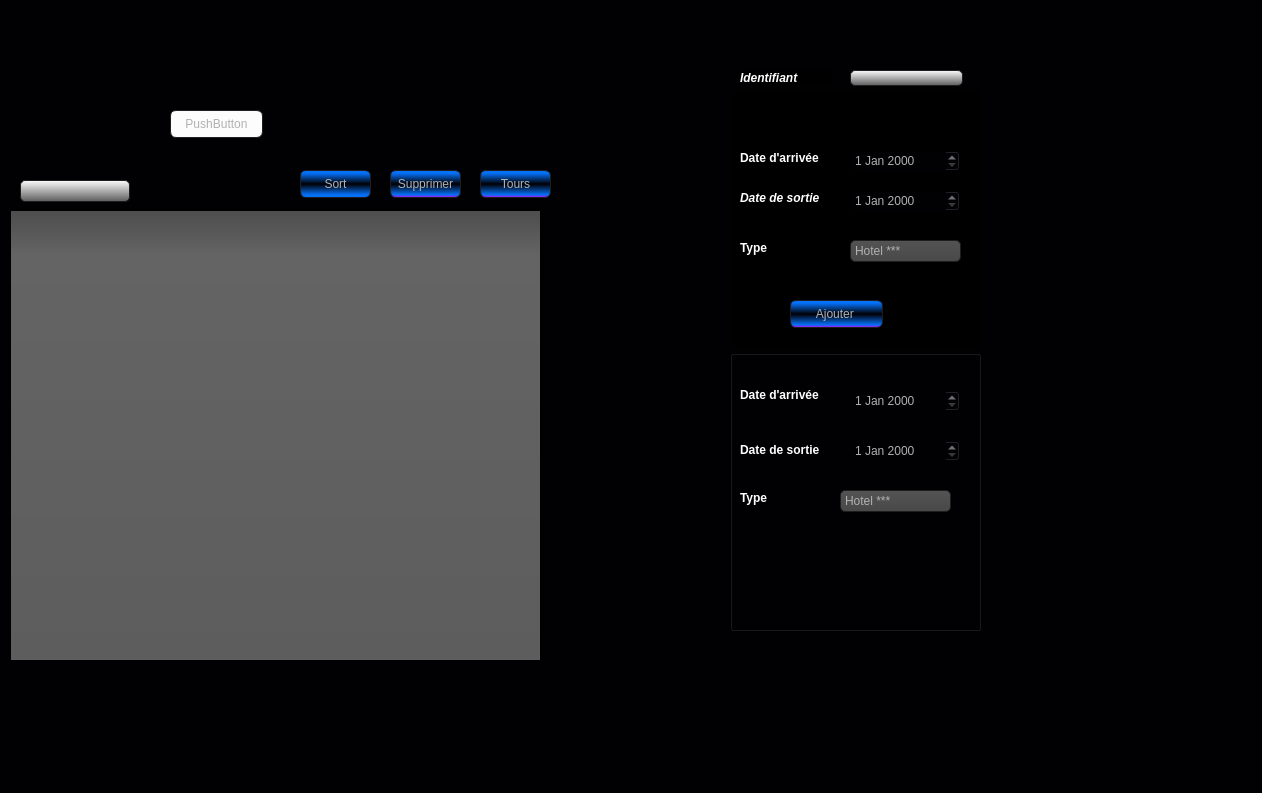
<?xml version="1.0" encoding="UTF-8"?>
<ui version="4.0">
 <class>Widget</class>
 <widget class="QWidget" name="Widget">
  <property name="geometry">
   <rect>
    <x>0</x>
    <y>0</y>
    <width>1262</width>
    <height>793</height>
   </rect>
  </property>
  <property name="sizePolicy">
   <sizepolicy hsizetype="Preferred" vsizetype="Expanding">
    <horstretch>0</horstretch>
    <verstretch>0</verstretch>
   </sizepolicy>
  </property>
  <property name="windowTitle">
   <string>Widget</string>
  </property>
  <property name="styleSheet">
   <string notr="true">QToolTip
{
     border: 1px solid black;
     background-color: #ffa02f;
     padding: 1px;
     border-radius: 3px;
     opacity: 100;
}

QWidget
{
    color: #b1b1b1;
    background-color: #010003;
}

QWidget:item:hover
{
    background-color: QLinearGradient( x1: 0, y1: 0, x2: 0, y2: 1, stop: 0 #ffa02f, stop: 1 #ca0619);
    color: #000000;
}

QWidget:item:selected
{
    background-color: QLinearGradient( x1: 0, y1: 0, x2: 0, y2: 1, stop: 0 #ffa02f, stop: 1 #d7801a);
}

QMenuBar::item
{
    background: transparent;
}

QMenuBar::item:selected
{
    background: transparent;
    border: 1px solid #ffaa00;
}

QMenuBar::item:pressed
{
    background: #444;
    border: 1px solid #000;
    background-color: QLinearGradient(
        x1:0, y1:0,
        x2:0, y2:1,
        stop:1 #212121,
        stop:0.4 #343434/*,
        stop:0.2 #343434,
        stop:0.1 #ffaa00*/
    );
    margin-bottom:-1px;
    padding-bottom:1px;
}

QMenu
{
    border: 1px solid #000;
}

QMenu::item
{
    padding: 2px 20px 2px 20px;
}

QMenu::item:selected
{
    color: #000000;
}

QWidget:disabled
{
    color: #404040;
    background-color: #323232;
}

QAbstractItemView
{
    background-color: QLinearGradient( x1: 0, y1: 0, x2: 0, y2: 1, stop: 0 #4d4d4d, stop: 0.1 #646464, stop: 1 #5d5d5d);
}

QWidget:focus
{
    /*border: 2px solid QLinearGradient( x1: 0, y1: 0, x2: 0, y2: 1, stop: 0 #ffa02f, stop: 1 #d7801a);*/
}

QLineEdit
{
    background-color: QLinearGradient( x1: 0, y1: 0, x2: 0, y2: 1, stop: 0 #fcfcfd, stop: 0 #fcfcfd, stop: 1 #5d5d5d);
    padding: 1px;
    border-style: solid;
    border: 1px solid #1e1e1e;
    border-radius: 5;
}

QPushButton
{
    color: #b1b1b1;
    background-color: QLinearGradient( x1: 0, y1: 0, x2: 0, y2: 1, stop: 0 #fcfcfd, stop: 0.1 #fcfcfd, stop: 0.5 #fcfcfd, stop: 0.9 #fcfcfd, stop: 1 #fcfcfd);
    border-width: 1px;
    border-color: #1e1e1e;
    border-style: solid;
    border-radius: 6;
    padding: 3px;
    font-size: 12px;
    padding-left: 5px;
    padding-right: 5px;
}

QPushButton:pressed
{
    background-color: QLinearGradient( x1: 0, y1: 0, x2: 0, y2: 1, stop: 0 #2d2d2d, stop: 0.1 #2b2b2b, stop: 0.5 #292929, stop: 0.9 #282828, stop: 1 #252525);
}

QComboBox
{
    selection-background-color: #ffaa00;
    background-color: QLinearGradient( x1: 0, y1: 0, x2: 0, y2: 1, stop: 0 #565656, stop: 0.1 #525252, stop: 0.5 #4e4e4e, stop: 0.9 #4a4a4a, stop: 1 #464646);
    border-style: solid;
    border: 1px solid #1e1e1e;
    border-radius: 5;
}

QComboBox:hover,QPushButton:hover
{
    border: 2px solid QLinearGradient( x1: 0, y1: 0, x2: 0, y2: 1, stop: 0 #ffa02f, stop: 1 #d7801a);
}


QComboBox:on
{
    padding-top: 3px;
    padding-left: 4px;
    background-color: QLinearGradient( x1: 0, y1: 0, x2: 0, y2: 1, stop: 0 #2d2d2d, stop: 0.1 #2b2b2b, stop: 0.5 #292929, stop: 0.9 #282828, stop: 1 #252525);
    selection-background-color: #ffaa00;
}

QComboBox QAbstractItemView
{
    border: 2px solid darkgray;
    selection-background-color: QLinearGradient( x1: 0, y1: 0, x2: 0, y2: 1, stop: 0 #ffa02f, stop: 1 #d7801a);
}

QComboBox::drop-down
{
     subcontrol-origin: padding;
     subcontrol-position: top right;
     width: 15px;

     border-left-width: 0px;
     border-left-color: darkgray;
     border-left-style: solid; /* just a single line */
     border-top-right-radius: 3px; /* same radius as the QComboBox */
     border-bottom-right-radius: 3px;
 }

QComboBox::down-arrow
{
     image: url(:/down_arrow.png);
}

QGroupBox:focus
{
border: 2px solid QLinearGradient( x1: 0, y1: 0, x2: 0, y2: 1, stop: 0 #ffa02f, stop: 1 #d7801a);
}

QTextEdit:focus
{
    border: 2px solid QLinearGradient( x1: 0, y1: 0, x2: 0, y2: 1, stop: 0 #ffa02f, stop: 1 #d7801a);
}

QScrollBar:horizontal {
     border: 1px solid #222222;
     background: QLinearGradient( x1: 0, y1: 0, x2: 0, y2: 1, stop: 0.0 #121212, stop: 0.2 #282828, stop: 1 #484848);
     height: 7px;
     margin: 0px 16px 0 16px;
}

QScrollBar::handle:horizontal
{
      background: QLinearGradient( x1: 0, y1: 0, x2: 1, y2: 0, stop: 0 #ffa02f, stop: 0.5 #d7801a, stop: 1 #ffa02f);
      min-height: 20px;
      border-radius: 2px;
}

QScrollBar::add-line:horizontal {
      border: 1px solid #1b1b19;
      border-radius: 2px;
      background: QLinearGradient( x1: 0, y1: 0, x2: 1, y2: 0, stop: 0 #ffa02f, stop: 1 #d7801a);
      width: 14px;
      subcontrol-position: right;
      subcontrol-origin: margin;
}

QScrollBar::sub-line:horizontal {
      border: 1px solid #1b1b19;
      border-radius: 2px;
      background: QLinearGradient( x1: 0, y1: 0, x2: 1, y2: 0, stop: 0 #ffa02f, stop: 1 #d7801a);
      width: 14px;
     subcontrol-position: left;
     subcontrol-origin: margin;
}

QScrollBar::right-arrow:horizontal, QScrollBar::left-arrow:horizontal
{
      border: 1px solid black;
      width: 1px;
      height: 1px;
      background: white;
}

QScrollBar::add-page:horizontal, QScrollBar::sub-page:horizontal
{
      background: none;
}

QScrollBar:vertical
{
      background: QLinearGradient( x1: 0, y1: 0, x2: 1, y2: 0, stop: 0.0 #121212, stop: 0.2 #282828, stop: 1 #484848);
      width: 7px;
      margin: 16px 0 16px 0;
      border: 1px solid #222222;
}

QScrollBar::handle:vertical
{
      background: QLinearGradient( x1: 0, y1: 0, x2: 0, y2: 1, stop: 0 #ffa02f, stop: 0.5 #d7801a, stop: 1 #ffa02f);
      min-height: 20px;
      border-radius: 2px;
}

QScrollBar::add-line:vertical
{
      border: 1px solid #1b1b19;
      border-radius: 2px;
      background: QLinearGradient( x1: 0, y1: 0, x2: 0, y2: 1, stop: 0 #ffa02f, stop: 1 #d7801a);
      height: 14px;
      subcontrol-position: bottom;
      subcontrol-origin: margin;
}

QScrollBar::sub-line:vertical
{
      border: 1px solid #1b1b19;
      border-radius: 2px;
      background: QLinearGradient( x1: 0, y1: 0, x2: 0, y2: 1, stop: 0 #d7801a, stop: 1 #ffa02f);
      height: 14px;
      subcontrol-position: top;
      subcontrol-origin: margin;
}

QScrollBar::up-arrow:vertical, QScrollBar::down-arrow:vertical
{
      border: 1px solid black;
      width: 1px;
      height: 1px;
      background: white;
}


QScrollBar::add-page:vertical, QScrollBar::sub-page:vertical
{
      background: none;
}

QTextEdit
{
    background-color: #242424;
}

QPlainTextEdit
{
    background-color: #242424;
}

QHeaderView::section
{
    background-color: QLinearGradient(x1:0, y1:0, x2:0, y2:1, stop:0 #616161, stop: 0.5 #505050, stop: 0.6 #434343, stop:1 #656565);
    color: white;
    padding-left: 4px;
    border: 1px solid #6c6c6c;
}

QCheckBox:disabled
{
color: #414141;
}

QDockWidget::title
{
    text-align: center;
    spacing: 3px; /* spacing between items in the tool bar */
    background-color: QLinearGradient(x1:0, y1:0, x2:0, y2:1, stop:0 #323232, stop: 0.5 #242424, stop:1 #323232);
}

QDockWidget::close-button, QDockWidget::float-button
{
    text-align: center;
    spacing: 1px; /* spacing between items in the tool bar */
    background-color: QLinearGradient(x1:0, y1:0, x2:0, y2:1, stop:0 #323232, stop: 0.5 #242424, stop:1 #323232);
}

QDockWidget::close-button:hover, QDockWidget::float-button:hover
{
    background: #242424;
}

QDockWidget::close-button:pressed, QDockWidget::float-button:pressed
{
    padding: 1px -1px -1px 1px;
}

QMainWindow::separator
{
    background-color: QLinearGradient(x1:0, y1:0, x2:0, y2:1, stop:0 #161616, stop: 0.5 #151515, stop: 0.6 #212121, stop:1 #343434);
    color: white;
    padding-left: 4px;
    border: 1px solid #4c4c4c;
    spacing: 3px; /* spacing between items in the tool bar */
}

QMainWindow::separator:hover
{

    background-color: QLinearGradient(x1:0, y1:0, x2:0, y2:1, stop:0 #d7801a, stop:0.5 #b56c17 stop:1 #ffa02f);
    color: white;
    padding-left: 4px;
    border: 1px solid #6c6c6c;
    spacing: 3px; /* spacing between items in the tool bar */
}

QToolBar::handle
{
     spacing: 3px; /* spacing between items in the tool bar */
     background: url(:/images/handle.png);
}

QMenu::separator
{
    height: 2px;
    background-color: QLinearGradient(x1:0, y1:0, x2:0, y2:1, stop:0 #161616, stop: 0.5 #151515, stop: 0.6 #212121, stop:1 #343434);
    color: white;
    padding-left: 4px;
    margin-left: 10px;
    margin-right: 5px;
}

QProgressBar
{
    border: 2px solid grey;
    border-radius: 5px;
    text-align: center;
}

QProgressBar::chunk
{
    background-color: #d7801a;
    width: 2.15px;
    margin: 0.5px;
}

QTabBar::tab {
    color: #b1b1b1;
    border: 1px solid #444;
    border-bottom-style: none;
    background-color: #323232;
    padding-left: 10px;
    padding-right: 10px;
    padding-top: 3px;
    padding-bottom: 2px;
    margin-right: -1px;
}

QTabWidget::pane {
    border: 1px solid #444;
    top: 1px;
}

QTabBar::tab:last
{
    margin-right: 0; /* the last selected tab has nothing to overlap with on the right */
    border-top-right-radius: 3px;
}

QTabBar::tab:first:!selected
{
 margin-left: 0px; /* the last selected tab has nothing to overlap with on the right */


    border-top-left-radius: 3px;
}

QTabBar::tab:!selected
{
    color: #b1b1b1;
    border-bottom-style: solid;
    margin-top: 3px;
    background-color: QLinearGradient(x1:0, y1:0, x2:0, y2:1, stop:1 #212121, stop:.4 #343434);
}

QTabBar::tab:selected
{
    border-top-left-radius: 3px;
    border-top-right-radius: 3px;
    margin-bottom: 0px;
}

QTabBar::tab:!selected:hover
{
    /*border-top: 2px solid #ffaa00;
    padding-bottom: 3px;*/
    border-top-left-radius: 3px;
    border-top-right-radius: 3px;
    background-color: QLinearGradient(x1:0, y1:0, x2:0, y2:1, stop:1 #212121, stop:0.4 #343434, stop:0.2 #343434, stop:0.1 #ffaa00);
}

QRadioButton::indicator:checked, QRadioButton::indicator:unchecked{
    color: #b1b1b1;
    background-color: #323232;
    border: 1px solid #b1b1b1;
    border-radius: 6px;
}

QRadioButton::indicator:checked
{
    background-color: qradialgradient(
        cx: 0.5, cy: 0.5,
        fx: 0.5, fy: 0.5,
        radius: 1.0,
        stop: 0.25 #ffaa00,
        stop: 0.3 #323232
    );
}

QCheckBox::indicator{
    color: #b1b1b1;
    background-color: #323232;
    border: 1px solid #b1b1b1;
    width: 9px;
    height: 9px;
}

QRadioButton::indicator
{
    border-radius: 6px;
}

QRadioButton::indicator:hover, QCheckBox::indicator:hover
{
    border: 1px solid #ffaa00;
}

QCheckBox::indicator:checked
{
    image:url(:/images/checkbox.png);
}

QCheckBox::indicator:disabled, QRadioButton::indicator:disabled
{
    border: 1px solid #444;
}</string>
  </property>
  <widget class="QLineEdit" name="lineEdit">
   <property name="geometry">
    <rect>
     <x>20</x>
     <y>180</y>
     <width>110</width>
     <height>22</height>
    </rect>
   </property>
   <property name="sizePolicy">
    <sizepolicy hsizetype="Expanding" vsizetype="Fixed">
     <horstretch>0</horstretch>
     <verstretch>0</verstretch>
    </sizepolicy>
   </property>
   <property name="font">
    <font>
     <family>Rockwell Extra Bold</family>
     <weight>75</weight>
     <bold>true</bold>
     <underline>true</underline>
    </font>
   </property>
   <property name="cursor">
    <cursorShape>ArrowCursor</cursorShape>
   </property>
   <property name="mouseTracking">
    <bool>false</bool>
   </property>
   <property name="contextMenuPolicy">
    <enum>Qt::NoContextMenu</enum>
   </property>
   <property name="layoutDirection">
    <enum>Qt::RightToLeft</enum>
   </property>
   <property name="styleSheet">
    <string notr="true"/>
   </property>
   <property name="echoMode">
    <enum>QLineEdit::Normal</enum>
   </property>
  </widget>
  <widget class="QPushButton" name="pushButton_delete">
   <property name="geometry">
    <rect>
     <x>390</x>
     <y>170</y>
     <width>71</width>
     <height>28</height>
    </rect>
   </property>
   <property name="sizePolicy">
    <sizepolicy hsizetype="Minimum" vsizetype="Fixed">
     <horstretch>0</horstretch>
     <verstretch>0</verstretch>
    </sizepolicy>
   </property>
   <property name="styleSheet">
    <string notr="true">QPushButton
{
    color: #b1b1b1;
    background-color: QLinearGradient( x1: 0, y1: 0, x2: 0, y2: 1, stop: 0 #0471f8, stop: 0.1 #0471f8, stop: 0.5 #020002, stop: 0.9 #0471f8, stop: 1 #c605f6);
    border-width: 1px;
    border-color: #1e1e1e;
    border-style: solid;
    border-radius: 6;
    padding: 3px;
    font-size: 12px;
    padding-left: 5px;
    padding-right: 5px;
}

QPushButton:pressed
{
    background-color: QLinearGradient( x1: 0, y1: 0, x2: 0, y2: 1, stop: 0 #2d2d2d, stop: 0.1 #2b2b2b, stop: 0.5 #292929, stop: 0.9 #282828, stop: 1 #fc5f01);
}</string>
   </property>
   <property name="text">
    <string>Supprimer</string>
   </property>
  </widget>
  <widget class="QTableWidget" name="id_type">
   <property name="geometry">
    <rect>
     <x>730</x>
     <y>90</y>
     <width>251</width>
     <height>541</height>
    </rect>
   </property>
   <property name="styleSheet">
    <string notr="true">background :#000000</string>
   </property>
  </widget>
  <widget class="QLineEdit" name="id">
   <property name="geometry">
    <rect>
     <x>850</x>
     <y>70</y>
     <width>113</width>
     <height>16</height>
    </rect>
   </property>
   <property name="styleSheet">
    <string notr="true"/>
   </property>
  </widget>
  <widget class="QPushButton" name="pushButton_2">
   <property name="geometry">
    <rect>
     <x>790</x>
     <y>300</y>
     <width>93</width>
     <height>28</height>
    </rect>
   </property>
   <property name="styleSheet">
    <string notr="true">QPushButton
{
    color: #b1b1b1;
    background-color: QLinearGradient( x1: 0, y1: 0, x2: 0, y2: 1, stop: 0 #0471f8, stop: 0.1 #0471f8, stop: 0.5 #020002, stop: 0.9 #0471f8, stop: 1 #c605f6);
    border-width: 1px;
    border-color: #1e1e1e;
    border-style: solid;
    border-radius: 6;
    padding: 3px;
    font-size: 12px;
    padding-left: 5px;
    padding-right: 5px;
}

QPushButton:pressed
{
    background-color: QLinearGradient( x1: 0, y1: 0, x2: 0, y2: 1, stop: 0 #2d2d2d, stop: 0.1 #2b2b2b, stop: 0.5 #292929, stop: 0.9 #282828, stop: 1 #fc5f01);
}</string>
   </property>
   <property name="text">
    <string>Ajouter </string>
   </property>
  </widget>
  <widget class="QGroupBox" name="groupBox">
   <property name="geometry">
    <rect>
     <x>730</x>
     <y>350</y>
     <width>251</width>
     <height>281</height>
    </rect>
   </property>
   <property name="styleSheet">
    <string notr="true"/>
   </property>
   <property name="title">
    <string/>
   </property>
   <widget class="QDateEdit" name="date_arriv_md">
    <property name="geometry">
     <rect>
      <x>120</x>
      <y>40</y>
      <width>110</width>
      <height>22</height>
     </rect>
    </property>
   </widget>
   <widget class="QDateEdit" name="date_sort_md">
    <property name="geometry">
     <rect>
      <x>120</x>
      <y>90</y>
      <width>110</width>
      <height>22</height>
     </rect>
    </property>
   </widget>
   <widget class="QComboBox" name="comboBox_2">
    <property name="geometry">
     <rect>
      <x>110</x>
      <y>140</y>
      <width>111</width>
      <height>22</height>
     </rect>
    </property>
    <item>
     <property name="text">
      <string>Hotel ***</string>
     </property>
    </item>
    <item>
     <property name="text">
      <string>Hotel ****</string>
     </property>
    </item>
    <item>
     <property name="text">
      <string>Hotel *****</string>
     </property>
    </item>
    <item>
     <property name="text">
      <string>Maison d hote</string>
     </property>
    </item>
   </widget>
   <widget class="QLabel" name="label_5">
    <property name="geometry">
     <rect>
      <x>10</x>
      <y>35</y>
      <width>101</width>
      <height>21</height>
     </rect>
    </property>
    <property name="text">
     <string>&lt;html&gt;&lt;head/&gt;&lt;body&gt;&lt;p&gt;&lt;span style=&quot; font-weight:600; color:#ffffff;&quot;&gt;Date d'arrivée&lt;/span&gt;&lt;/p&gt;&lt;/body&gt;&lt;/html&gt;</string>
    </property>
   </widget>
   <widget class="QLabel" name="label_6">
    <property name="geometry">
     <rect>
      <x>10</x>
      <y>90</y>
      <width>101</width>
      <height>21</height>
     </rect>
    </property>
    <property name="text">
     <string>&lt;html&gt;&lt;head/&gt;&lt;body&gt;&lt;p&gt;&lt;span style=&quot; font-weight:600; color:#ffffff;&quot;&gt;Date de sortie&lt;/span&gt;&lt;/p&gt;&lt;/body&gt;&lt;/html&gt;</string>
    </property>
   </widget>
   <widget class="QLabel" name="label_7">
    <property name="geometry">
     <rect>
      <x>10</x>
      <y>140</y>
      <width>55</width>
      <height>16</height>
     </rect>
    </property>
    <property name="styleSheet">
     <string notr="true"/>
    </property>
    <property name="text">
     <string>&lt;html&gt;&lt;head/&gt;&lt;body&gt;&lt;p&gt;&lt;span style=&quot; font-weight:600; color:#ffffff;&quot;&gt;Type&lt;/span&gt;&lt;/p&gt;&lt;/body&gt;&lt;/html&gt;</string>
    </property>
   </widget>
   <zorder>label_5</zorder>
   <zorder>label_6</zorder>
   <zorder>label_7</zorder>
   <zorder>comboBox_2</zorder>
   <zorder>date_sort_md</zorder>
   <zorder>date_arriv_md</zorder>
  </widget>
  <widget class="QDateEdit" name="date_arriv">
   <property name="geometry">
    <rect>
     <x>850</x>
     <y>150</y>
     <width>110</width>
     <height>22</height>
    </rect>
   </property>
  </widget>
  <widget class="QDateEdit" name="date_sort">
   <property name="geometry">
    <rect>
     <x>850</x>
     <y>190</y>
     <width>110</width>
     <height>22</height>
    </rect>
   </property>
  </widget>
  <widget class="QComboBox" name="type_id">
   <property name="geometry">
    <rect>
     <x>850</x>
     <y>240</y>
     <width>111</width>
     <height>22</height>
    </rect>
   </property>
   <item>
    <property name="text">
     <string>Hotel ***</string>
    </property>
   </item>
   <item>
    <property name="text">
     <string>Hotel ****</string>
    </property>
   </item>
   <item>
    <property name="text">
     <string>Hotel *****</string>
    </property>
   </item>
   <item>
    <property name="text">
     <string>Maison d hote</string>
    </property>
   </item>
  </widget>
  <widget class="QTableView" name="tableView">
   <property name="geometry">
    <rect>
     <x>10</x>
     <y>210</y>
     <width>531</width>
     <height>451</height>
    </rect>
   </property>
  </widget>
  <widget class="QPushButton" name="trier">
   <property name="geometry">
    <rect>
     <x>300</x>
     <y>170</y>
     <width>71</width>
     <height>28</height>
    </rect>
   </property>
   <property name="styleSheet">
    <string notr="true">
QPushButton
{
    color: #b1b1b1;
    background-color: QLinearGradient( x1: 0, y1: 0, x2: 0, y2: 1, stop: 0 #0471f8, stop: 0.1 #0471f8, stop: 0.5 #020002, stop: 0.9 #0471f8, stop: 1 #0471f8);
    border-width: 1px;
    border-color: #1e1e1e;
    border-style: solid;
    border-radius: 6;
    padding: 3px;
    font-size: 12px;
    padding-left: 5px;
    padding-right: 5px;
}

QPushButton:pressed
{
    background-color: QLinearGradient( x1: 0, y1: 0, x2: 0, y2: 1, stop: 0 #2d2d2d, stop: 0.1 #2b2b2b, stop: 0.5 #292929, stop: 0.9 #282828, stop: 1 #fc5f01);
}</string>
   </property>
   <property name="text">
    <string>Sort</string>
   </property>
  </widget>
  <widget class="QLabel" name="label">
   <property name="geometry">
    <rect>
     <x>740</x>
     <y>70</y>
     <width>91</width>
     <height>16</height>
    </rect>
   </property>
   <property name="styleSheet">
    <string notr="true">background : #000000</string>
   </property>
   <property name="text">
    <string>&lt;html&gt;&lt;head/&gt;&lt;body&gt;&lt;p&gt;&lt;span style=&quot; font-weight:600; font-style:italic; color:#ffffff;&quot;&gt;Identifiant&lt;/span&gt;&lt;/p&gt;&lt;/body&gt;&lt;/html&gt;</string>
   </property>
  </widget>
  <widget class="QLabel" name="label_2">
   <property name="geometry">
    <rect>
     <x>740</x>
     <y>150</y>
     <width>101</width>
     <height>16</height>
    </rect>
   </property>
   <property name="styleSheet">
    <string notr="true">background : #000000</string>
   </property>
   <property name="text">
    <string>&lt;html&gt;&lt;head/&gt;&lt;body&gt;&lt;p&gt;&lt;span style=&quot; font-weight:600; color:#ffffff;&quot;&gt;Date d'arrivée&lt;/span&gt;&lt;/p&gt;&lt;/body&gt;&lt;/html&gt;</string>
   </property>
  </widget>
  <widget class="QLabel" name="label_3">
   <property name="geometry">
    <rect>
     <x>740</x>
     <y>190</y>
     <width>101</width>
     <height>16</height>
    </rect>
   </property>
   <property name="styleSheet">
    <string notr="true">background : #000000</string>
   </property>
   <property name="text">
    <string>&lt;html&gt;&lt;head/&gt;&lt;body&gt;&lt;p&gt;&lt;span style=&quot; font-weight:600; font-style:italic; color:#ffffff;&quot;&gt;Date de sortie&lt;/span&gt;&lt;/p&gt;&lt;/body&gt;&lt;/html&gt;</string>
   </property>
  </widget>
  <widget class="QLabel" name="label_4">
   <property name="geometry">
    <rect>
     <x>740</x>
     <y>240</y>
     <width>71</width>
     <height>16</height>
    </rect>
   </property>
   <property name="styleSheet">
    <string notr="true">background : #000000</string>
   </property>
   <property name="text">
    <string>&lt;html&gt;&lt;head/&gt;&lt;body&gt;&lt;p&gt;&lt;span style=&quot; font-weight:600; color:#ffffff;&quot;&gt;Type&lt;/span&gt;&lt;/p&gt;&lt;/body&gt;&lt;/html&gt;</string>
   </property>
  </widget>
  <widget class="QPushButton" name="pass">
   <property name="geometry">
    <rect>
     <x>480</x>
     <y>170</y>
     <width>71</width>
     <height>28</height>
    </rect>
   </property>
   <property name="styleSheet">
    <string notr="true">QPushButton
{
    color: #b1b1b1;
    background-color: QLinearGradient( x1: 0, y1: 0, x2: 0, y2: 1, stop: 0 #0471f8, stop: 0.1 #0471f8, stop: 0.5 #020002, stop: 0.9 #0471f8, stop: 1 #c605f6);
    border-width: 1px;
    border-color: #1e1e1e;
    border-style: solid;
    border-radius: 6;
    padding: 3px;
    font-size: 12px;
    padding-left: 5px;
    padding-right: 5px;
}

QPushButton:pressed
{
    background-color: QLinearGradient( x1: 0, y1: 0, x2: 0, y2: 1, stop: 0 #2d2d2d, stop: 0.1 #2b2b2b, stop: 0.5 #292929, stop: 0.9 #282828, stop: 1 #fc5f01);
}</string>
   </property>
   <property name="text">
    <string>Tours</string>
   </property>
  </widget>
  <widget class="QPushButton" name="tayara">
   <property name="geometry">
    <rect>
     <x>170</x>
     <y>110</y>
     <width>93</width>
     <height>28</height>
    </rect>
   </property>
   <property name="text">
    <string>PushButton</string>
   </property>
  </widget>
  <zorder>id_type</zorder>
  <zorder>pushButton_delete</zorder>
  <zorder>trier</zorder>
  <zorder>pass</zorder>
  <zorder>lineEdit</zorder>
  <zorder>tableView</zorder>
  <zorder>label</zorder>
  <zorder>label_2</zorder>
  <zorder>label_3</zorder>
  <zorder>label_4</zorder>
  <zorder>id</zorder>
  <zorder>date_arriv</zorder>
  <zorder>date_sort</zorder>
  <zorder>type_id</zorder>
  <zorder>pushButton_2</zorder>
  <zorder>groupBox</zorder>
  <zorder>tayara</zorder>
 </widget>
 <resources/>
 <connections/>
</ui>
